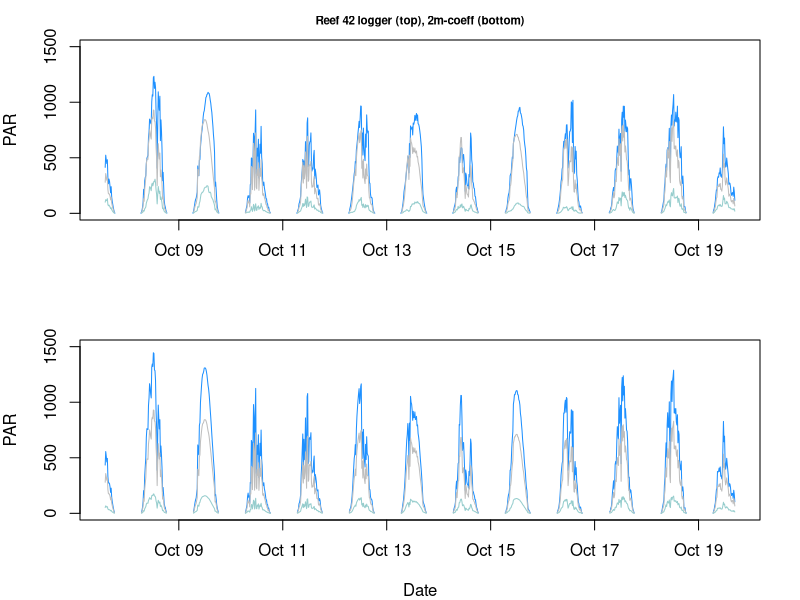

Recreate this plot in R. (Note: this script raises an error after producing the figure.)
# light attenuation with Depth CONTINUOUS to show light among depth zones


####################################################
####################################################
### Light attenuation  October deployment ##########
####################################################
####################################################
rm(list=ls())
# using October deployment at 2 depths

df<-read.csv("data/environmental/temp and light/Field.allPAR.Oct2016.csv")
df<-df[ , -which(names(df) %in% c("X","Rf44.shallow", "Rf44.mid"))] # remove R44 w/o 3 levels
df$timestamp<-as.POSIXct(df$timestamp)
df[df<=1] <- NA # remove low values to get day only

Oct.PAR<-df
colnames(Oct.PAR)[2:7]<-"PAR" # change all light columns to read "PAR" this is for rbind later


# Adding Depth of logger to dataframe
Rf42.shall<-Oct.PAR[1:2] #only time and PAR
Rf42.shall$Site<-as.factor("Rf42") # make site level
Rf42.shall$Depth<-3*0.3048 # logger at 3 ft, convert to --> meters
Rf42.mid<-Oct.PAR[, c(1,3)]; Rf42.mid$Site<-as.factor("Rf42"); Rf42.mid$Depth<-8*0.3048 # logger at 8 ft 
Rf42.deep<-Oct.PAR[, c(1,4)]; Rf42.deep$Site<-as.factor("Rf42"); Rf42.deep$Depth<-27*0.3048 # logger at 27 ft
HIMB.shall<-Oct.PAR[, c(1,5)]; HIMB.shall$Site<-as.factor("HIMB"); HIMB.shall$Depth<-1*0.3048 # logger at 1 ft
HIMB.mid<-Oct.PAR[, c(1,6)]; HIMB.mid$Site<-as.factor("HIMB"); HIMB.mid$Depth<-6*0.3048 # logger at 6 ft
HIMB.deep<-Oct.PAR[, c(1,7)]; HIMB.deep$Site<-as.factor("HIMB"); HIMB.deep$Depth<-25*0.3048 # logger at 25 ft

# bind together all the data in single dataframe with 4 columns: time, PAR, Site, Depth
PAR.df<-rbind(Rf42.shall, Rf42.mid, Rf42.deep, HIMB.shall, HIMB.mid, HIMB.deep)
PAR.df$log.PAR<-log(PAR.df$PAR) # log transform PAR data
PAR.df<-PAR.df[, c(1,3:4,2,5)]

####
# make new dataframes for Sites
Rf42.df<-df[1:4] 
Rf42.depths<-c(3*0.3048, 8*0.3048, 27*0.3048)

####
# Beer-Lambert Law:   Ez(d) = Ez(0)e^(-k_d *d)  
# where d is depth, k_d is the attenuation coefficient, Ez(d) is the light reaching depth d and Ez(0) is the incident light at the surface.

# with 2m as baseline:  E(depth) = E(2m)*e^(-k_d*(depth - 2m))
# making some log data
Rf42.df$log.shal<-log(Rf42.df$Rf42.shallow)
Rf42.df$log.mid<-log(Rf42.df$Rf42.mid)
Rf42.df$log.deep<-log(Rf42.df$Rf42.deep)

Rf42.df$log.delta.mid.deep<-Rf42.df$log.mid-Rf42.df$log.deep # difference in 2m - 8m light
Rf42.df$log.delta.mid.shal<-Rf42.df$log.mid-Rf42.df$log.shal # difference in 2m - 1m light
Rf42.df$dm.depth<-Rf42.depths[3]-Rf42.depths[2] # difference in depth 8m - 2m
Rf42.df$sm.depth<-Rf42.depths[1]-Rf42.depths[2] # difference in depth 1m - 2m
Rf42.df$mm.depth<-Rf42.depths[2]-Rf42.depths[2] # difference in depth 2m - 2m

new.df<-Rf42.df[8:11]; colnames(new.df)<-c("log.PAR.delta", "log.PAR.delta", "Depth.delta", "Depth.delta")
new.df1<-rbind(new.df[1], new.df[2]); new.df2<-rbind(new.df[3], new.df[4])
PAR.Rf42<-cbind(new.df1, new.df2) # for both columns has delta PAR and depth

Rf42.mod<-lm(log.PAR.delta~Depth.delta+0, data=PAR.Rf42, na.action=na.exclude) # Rf42 dataframe, depth continuous
Rf42.coef<-coef(Rf42.mod)[1] # use KD here to calculate light at any depth

# making some data
# notice that you need kd to be (+) here--or do absolute value of depth
Rf42.df$coef.shal<-Rf42.df$Rf42.mid*exp(-Rf42.coef*Rf42.df$sm.depth)
Rf42.df$coef.mid<-Rf42.df$Rf42.mid*exp(-Rf42.coef*Rf42.df$mm.depth)
Rf42.df$coef.deep<-Rf42.df$Rf42.mid*exp(-Rf42.coef*Rf42.df$dm.depth)

##################
##### Figure #####
# how does data compare?

##### plot log data collected at each site
par(mfrow=c(2,1), mar=c(4,4,2,2))
plot(y=Rf42.df$Rf42.shallow, x=Rf42.df$timestamp, type="l", col="dodgerblue", 
     main="Reef 42 logger (top), 2m-coeff (bottom)", cex.main=0.7, 
     ylab="PAR", xlab="", ylim=c(0,1500))
par(new=T)
with(Rf42.df, lines(y=Rf42.df$Rf42.mid, x=Rf42.df$timestamp, type="l", col="gray"))
par(new=T)
with(Rf42.df, lines(y=Rf42.df$Rf42.deep, x=Rf42.df$timestamp, type="l", col="paleturquoise3"))

##### plot of modeled 1m and 8m using <1m model coeffs. 
plot(y=Rf42.df$coef.shal, x=Rf42.df$timestamp, type="l", col="dodgerblue", ylab="PAR", 
     xlab="Date", ylim=c(0,1500))
par(new=T)
with(Rf42.df, lines(y=Rf42.df$coef.mid, x=Rf42.df$timestamp, type="l", col="gray"))
par(new=T)
with(Rf42.df, lines(y=Rf42.df$coef.deep, x=Rf42.df$timestamp, type="l", col="paleturquoise3"))
legend("top", lty=1, col=c("dodgerblue", "gray", "paleturquoise3"), legend=c("<1m", "2m", "8m"), 
       lwd=2, bty="n", inset=c(0, -0.5), seg.len=1, cex=1.1, xpd=TRUE, horiz=TRUE)

dev.copy(pdf, "figures/environmental/PAR_coef_Rf42.pdf", height=6, width=4)
dev.off()


################################ 
########### HIMB ############### 
PAR.HIMB<-PAR.df[(PAR.df$Site=="HIMB"),] # just HIMB
PAR.HIMB$Depth<-as.numeric(PAR.HIMB$Depth) # depth as CONTINUOUS

mod<-lm(log(PAR)~Depth+0, data=PAR.HIMB, na.action=na.exclude) # HIMB dataframe with Depth as a factor
HIMB.coef<-coef(mod)[1]

####
####
# make new dataframes for Sites
HIMB.df<-df[, c(1,5:7)]; 
HIMB.df[HIMB.df<=1] <- NA # remove leftover values that remain low independently

####
# making some log data
HIMB.df$log.shal<-log(HIMB.df$HIMB.shallow)
HIMB.df$log.mid<-log(HIMB.df$HIMB.mid)
HIMB.df$log.deep<-log(HIMB.df$HIMB.deep)

# HIMB Depths
HIMB.depths<-c(1*0.3048, 6*0.3048, 25*0.3048)
# with 2m as baseline:  E(depth) = E(2m)*e^(-k_d*(depth - 2m))
# making some log data
HIMB.df$log.shal<-log(HIMB.df$HIMB.shallow)
HIMB.df$log.mid<-log(HIMB.df$HIMB.mid)
HIMB.df$log.deep<-log(HIMB.df$HIMB.deep)

HIMB.df$log.delta.mid.deep<-HIMB.df$log.mid-HIMB.df$log.deep # difference in 2m - 8m light
HIMB.df$log.delta.mid.shal<-HIMB.df$log.mid-HIMB.df$log.shal # difference in 2m - 1m light
HIMB.df$dm.depth<-HIMB.depths[3]-HIMB.depths[2] # difference in depth 8m - 2m
HIMB.df$sm.depth<-HIMB.depths[1]-HIMB.depths[2] # difference in depth 1m - 2m
HIMB.df$mm.depth<-HIMB.depths[2]-HIMB.depths[2] # difference in depth 2m - 2m

new.df<-HIMB.df[8:11]; colnames(new.df)<-c("log.PAR.delta", "log.PAR.delta", "Depth.delta", "Depth.delta")
new.df1<-rbind(new.df[1], new.df[2]); new.df2<-rbind(new.df[3], new.df[4])
PAR.HIMB<-cbind(new.df1, new.df2) # for both columns has delta PAR and depth

HIMB.mod<-lm(log.PAR.delta~Depth.delta+0, data=PAR.HIMB, na.action=na.exclude) # HIMB dataframe, depth continuous
HIMB.coef<-coef(HIMB.mod)[1] # use KD here to calculate light at any depth

# making some data
# notice that you need kd to be (+) here--or do absolute value of depth
HIMB.df$coef.shal<-HIMB.df$HIMB.mid*exp(-HIMB.coef*HIMB.df$sm.depth)
HIMB.df$coef.mid<-HIMB.df$HIMB.mid*exp(-HIMB.coef*HIMB.df$mm.depth)
HIMB.df$coef.deep<-HIMB.df$HIMB.mid*exp(-HIMB.coef*HIMB.df$dm.depth)

##################
##### Figure #####
# how does data compare?

##### plot log data collected at each site
par(mfrow=c(2,1), mar=c(4,4,2,2))
plot(y=HIMB.df$HIMB.shallow, x=HIMB.df$timestamp, type="l", col="dodgerblue", 
     main="HIMB logger (top), 2m-coeff (bottom)", cex.main=0.7, 
     ylab="PAR", xlab="", ylim=c(0,1500))
par(new=T)
with(HIMB.df, lines(y=HIMB.df$HIMB.mid, x=HIMB.df$timestamp, type="l", col="gray"))
par(new=T)
with(HIMB.df, lines(y=HIMB.df$HIMB.deep, x=HIMB.df$timestamp, type="l", col="paleturquoise3"))

##### plot of modeled 1m and 8m using <1m model coeffs. 
plot(y=HIMB.df$coef.shal, x=HIMB.df$timestamp, type="l", col="dodgerblue", ylab="PAR", 
     xlab="Date", ylim=c(0,1500))
par(new=T)
with(HIMB.df, lines(y=HIMB.df$coef.mid, x=HIMB.df$timestamp, type="l", col="gray"))
par(new=T)
with(HIMB.df, lines(y=HIMB.df$coef.deep, x=HIMB.df$timestamp, type="l", col="paleturquoise3"))
legend("top", lty=1, col=c("dodgerblue", "gray", "paleturquoise3"), legend=c("<1m", "2m", "8m"), 
       lwd=2, bty="n", inset=c(0, -0.5), seg.len=1, cex=1.1, xpd=TRUE, horiz=TRUE)

dev.copy(pdf, "figures/environmental/PAR_data_2xcoef_HIMB.pdf", height=4, width=6)
dev.off()


####################################################
####################################################
### Light attenuation  November deployment #########
####################################################
####################################################

# using November deployment at 2 depths

df<-read.csv("data/environmental/temp and light/Field.allPAR.Nov2016.csv"); df<-df[-1]
df$timestamp<-as.POSIXct(df$timestamp)
df[df<=1] <- NA # remove low values to get day only

Nov.PAR<-df
colnames(Nov.PAR)[2:7]<-"PAR" # change all light columns to read "PAR" this is for rbind later

Rf44.shall<-Nov.PAR[1:2] #only time and PAR
Rf44.shall$Site<-as.factor("Rf44") # make site level
Rf44.shall$Depth<-1*0.3048 # logger at 1 ft, convert to --> meters

Rf44.mid<-Nov.PAR[, c(1,3)]; Rf44.mid$Site<-as.factor("Rf44"); Rf44.mid$Depth<-6*0.3048 # logger at 6 ft 
Rf44.deep<-Nov.PAR[, c(1,4)]; Rf44.deep$Site<-as.factor("Rf44"); Rf44.deep$Depth<-25*0.3048 # logger at 25 ft
Rf10.shall<-Nov.PAR[, c(1,5)]; Rf10.shall$Site<-as.factor("Rf10"); Rf10.shall$Depth<-2*0.3048 # logger at 1 ft
Rf10.mid<-Nov.PAR[, c(1,6)]; Rf10.mid$Site<-as.factor("Rf10"); Rf10.mid$Depth<-6*0.3048 # logger at 6 ft
Rf10.deep<-Nov.PAR[, c(1,7)]; Rf10.deep$Site<-as.factor("Rf10"); Rf10.deep$Depth<-26*0.3048 # logger at 26 ft

# bind together
PAR.df<-rbind(Rf44.shall, Rf44.mid, Rf44.deep, Rf10.shall, Rf10.mid, Rf10.deep)

# Break up into each reef
#####
PAR.Rf44<-PAR.df[(PAR.df$Site=="Rf44"),] # just Rf44
PAR.Rf44$Depth<-as.numeric(PAR.Rf44$Depth) # depth as numeric
PAR.Rf44$log.PAR<-log(PAR.Rf44$PAR)

####
# make new dataframes for Sites
Rf44.df<-df[1:4] 
Rf44.depths<-c(1*0.3048, 6*0.3048, 25*0.3048)

####
# making some log data
Rf44.df$log.shal<-log(Rf44.df$Rf44.shallow)
Rf44.df$log.mid<-log(Rf44.df$Rf44.mid)
Rf44.df$log.deep<-log(Rf44.df$Rf44.deep)

Rf44.df$log.delta.mid.deep<-Rf44.df$log.mid-Rf44.df$log.deep # difference in 2m - 8m light
Rf44.df$log.delta.mid.shal<-Rf44.df$log.mid-Rf44.df$log.shal # difference in 2m - 1m light
Rf44.df$dm.depth<-Rf44.depths[3]-Rf44.depths[2] # difference in depth 8m - 2m
Rf44.df$sm.depth<-Rf44.depths[1]-Rf44.depths[2] # difference in depth 1m - 2m
Rf44.df$mm.depth<-Rf44.depths[2]-Rf44.depths[2] # difference in depth 2m - 2m

new.df<-Rf44.df[8:11]; colnames(new.df)<-c("log.PAR.delta", "log.PAR.delta", "Depth.delta", "Depth.delta")
new.df1<-rbind(new.df[1], new.df[2]); new.df2<-rbind(new.df[3], new.df[4])
PAR.Rf44<-cbind(new.df1, new.df2) # for both columns has delta PAR and depth

Rf44.mod<-lm(log.PAR.delta~Depth.delta+0, data=PAR.Rf44, na.action=na.exclude) # Rf44 dataframe, depth continuous
Rf44.coef<-coef(Rf44.mod)[1] # use KD here to calculate light at any depth

# making some data
# notice that you need kd to be (+) here--or do absolute value of depth
Rf44.df$coef.shal<-Rf44.df$Rf44.mid*exp(-Rf44.coef*Rf44.df$sm.depth)
Rf44.df$coef.mid<-Rf44.df$Rf44.mid*exp(-Rf44.coef*Rf44.df$mm.depth)
Rf44.df$coef.deep<-Rf44.df$Rf44.mid*exp(-Rf44.coef*Rf44.df$dm.depth)

##################
##### Figure #####
# how does data compare?

##### plot log data collected at each site
par(mfrow=c(2,1), mar=c(4,4,2,2))
plot(y=Rf44.df$Rf44.shallow, x=Rf44.df$timestamp, type="l", col="dodgerblue", 
     main="Rf44 logger (top), 2m-coeff (bottom)", cex.main=0.7, 
     ylab="PAR", xlab="", ylim=c(0,1500))
par(new=T)
with(Rf44.df, lines(y=Rf44.df$Rf44.mid, x=Rf44.df$timestamp, type="l", col="gray"))
par(new=T)
with(Rf44.df, lines(y=Rf44.df$Rf44.deep, x=Rf44.df$timestamp, type="l", col="paleturquoise3"))

##### plot of modeled 1m and 8m using <1m model coeffs. 
plot(y=Rf44.df$coef.shal, x=Rf44.df$timestamp, type="l", col="dodgerblue", ylab="PAR", 
     xlab="Date", ylim=c(0,1500))
par(new=T)
with(Rf44.df, lines(y=Rf44.df$coef.mid, x=Rf44.df$timestamp, type="l", col="gray"))
par(new=T)
with(Rf44.df, lines(y=Rf44.df$coef.deep, x=Rf44.df$timestamp, type="l", col="paleturquoise3"))
legend("top", lty=1, col=c("dodgerblue", "gray", "paleturquoise3"), legend=c("<1m", "2m", "8m"), 
       lwd=2, bty="n", inset=c(0, -0.5), seg.len=1, cex=1.1, xpd=TRUE, horiz=TRUE)

dev.copy(pdf, "figures/environmental/PAR_data_2xcoef_Rf44.pdf", height=4, width=6)
dev.off()


###################################
########### Reef 10 ############### 
PAR.Rf10<-PAR.df[(PAR.df$Site=="Rf10"),] # just Rf10
PAR.Rf10$Depth<-as.numeric(PAR.Rf10$Depth) # depth as factor

####
####
# make new dataframes for Sites
Rf10.df<-df[, c(1,5:7)]
Rf10.depths<-c(2*0.3048, 6*0.3048, 26*0.3048)

####
# making some log data
Rf10.df$log.shal<-log(Rf10.df$Rf10.shallow)
Rf10.df$log.mid<-log(Rf10.df$Rf10.mid)
Rf10.df$log.deep<-log(Rf10.df$Rf10.deep)

Rf10.df$log.delta.mid.deep<-Rf10.df$log.mid-Rf10.df$log.deep # difference in 2m - 8m light
Rf10.df$log.delta.mid.shal<-Rf10.df$log.mid-Rf10.df$log.shal # difference in 2m - 1m light
Rf10.df$dm.depth<-Rf10.depths[3]-Rf10.depths[2] # difference in depth 8m - 2m
Rf10.df$sm.depth<-Rf10.depths[1]-Rf10.depths[2] # difference in depth 1m - 2m
Rf10.df$mm.depth<-Rf10.depths[2]-Rf10.depths[2] # difference in depth 2m - 2m

new.df<-Rf10.df[8:11]; colnames(new.df)<-c("log.PAR.delta", "log.PAR.delta", "Depth.delta", "Depth.delta")
new.df1<-rbind(new.df[1], new.df[2]); new.df2<-rbind(new.df[3], new.df[4])
PAR.Rf10<-cbind(new.df1, new.df2) # for both columns has delta PAR and depth

Rf10.mod<-lm(log.PAR.delta~Depth.delta+0, data=PAR.Rf10, na.action=na.exclude) # Rf10 dataframe, depth continuous
Rf10.coef<-coef(Rf10.mod)[1] # use KD here to calculate light at any depth

# making some data
# notice that you need kd to be (+) here--or do absolute value of depth
Rf10.df$coef.shal<-Rf10.df$Rf10.mid*exp(-Rf10.coef*Rf10.df$sm.depth)
Rf10.df$coef.mid<-Rf10.df$Rf10.mid*exp(-Rf10.coef*Rf10.df$mm.depth)
Rf10.df$coef.deep<-Rf10.df$Rf10.mid*exp(-Rf10.coef*Rf10.df$dm.depth)

##################
##### Figure #####
# how does data compare?

##### plot log data collected at each site
par(mfrow=c(2,1), mar=c(4,4,2,2))
plot(y=Rf10.df$Rf10.shallow, x=Rf10.df$timestamp, type="l", col="dodgerblue", 
     main="Rf10 logger (top), 2m-coeff (bottom)", cex.main=0.7, 
     ylab="PAR", xlab="", ylim=c(0,1500))
par(new=T)
with(Rf10.df, lines(y=Rf10.df$Rf10.mid, x=Rf10.df$timestamp, type="l", col="gray"))
par(new=T)
with(Rf10.df, lines(y=Rf10.df$Rf10.deep, x=Rf10.df$timestamp, type="l", col="paleturquoise3"))

##### plot of modeled 1m and 8m using <1m model coeffs. 
plot(y=Rf10.df$coef.shal, x=Rf10.df$timestamp, type="l", col="dodgerblue", ylab="PAR", 
     xlab="Date", ylim=c(0,1500))
par(new=T)
with(Rf10.df, lines(y=Rf10.df$coef.mid, x=Rf10.df$timestamp, type="l", col="gray"))
par(new=T)
with(Rf10.df, lines(y=Rf10.df$coef.deep, x=Rf10.df$timestamp, type="l", col="paleturquoise3"))
legend("top", lty=1, col=c("dodgerblue", "gray", "paleturquoise3"), legend=c("<1m", "2m", "8m"), 
       lwd=2, bty="n", inset=c(0, -0.5), seg.len=1, cex=1.1, xpd=TRUE, horiz=TRUE)

dev.copy(pdf, "figures/environmental/PAR_data_2xcoef_Rf10.pdf", height=4, width=6)
dev.off()

########
########
# combine all coefficients
all.coefficients<-rbind(Rf42.coef, HIMB.coef, Rf44.coef, Rf10.coef)
write.csv(all.coefficients, "data/environmental/light coeff_cont.csv")

###########
########### End
########### 
